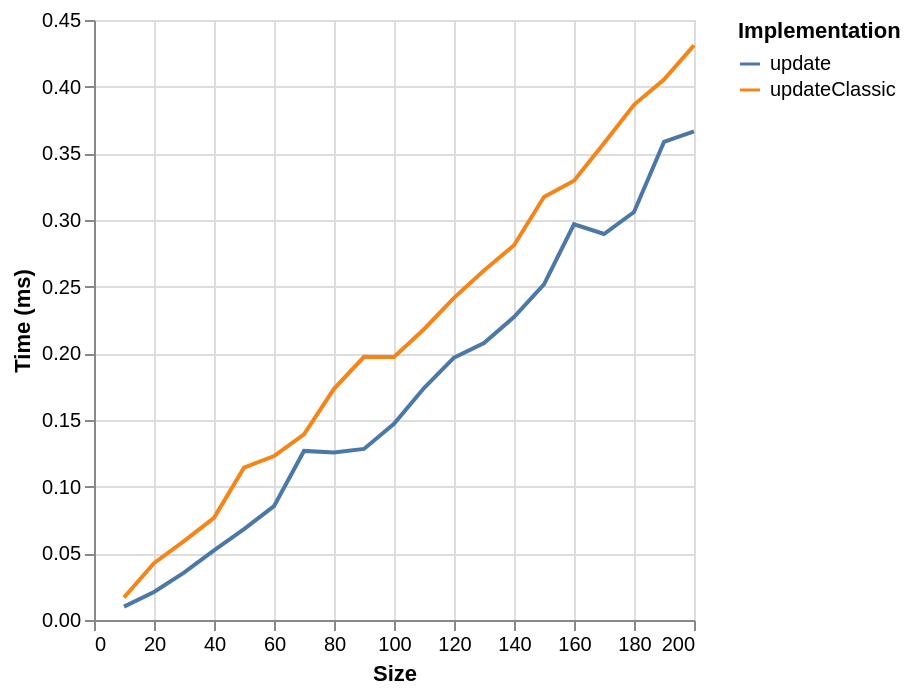

Source (Vega-Lite JSON):
### Vega-Lite specification from a JSON file in a GitHub repository (floating-point values rounded to 4 significant figures)
{"$schema": "https://vega.github.io/schema/vega-lite/v6.json", "data": {"values": [{"ms": 0.0169, "series": "updateClassic", "size": 10}, {"ms": 0.0426, "series": "updateClassic", "size": 20}, {"ms": 0.0591, "series": "updateClassic", "size": 30}, {"ms": 0.0766, "series": "updateClassic", "size": 40}, {"ms": 0.1142, "series": "updateClassic", "size": 50}, {"ms": 0.123, "series": "updateClassic", "size": 60}, {"ms": 0.1393, "series": "updateClassic", "size": 70}, {"ms": 0.1734, "series": "updateClassic", "size": 80}, {"ms": 0.1974, "series": "updateClassic", "size": 90}, {"ms": 0.1973, "series": "updateClassic", "size": 100}, {"ms": 0.2181, "series": "updateClassic", "size": 110}, {"ms": 0.2416, "series": "updateClassic", "size": 120}, {"ms": 0.2622, "series": "updateClassic", "size": 130}, {"ms": 0.2811, "series": "updateClassic", "size": 140}, {"ms": 0.3173, "series": "updateClassic", "size": 150}, {"ms": 0.3294, "series": "updateClassic", "size": 160}, {"ms": 0.3576, "series": "updateClassic", "size": 170}, {"ms": 0.3864, "series": "updateClassic", "size": 180}, {"ms": 0.4054, "series": "updateClassic", "size": 190}, {"ms": 0.431, "series": "updateClassic", "size": 200}, {"ms": 0.01, "series": "update", "size": 10}, {"ms": 0.021, "series": "update", "size": 20}, {"ms": 0.0355, "series": "update", "size": 30}, {"ms": 0.0522, "series": "update", "size": 40}, {"ms": 0.0681, "series": "update", "size": 50}, {"ms": 0.0854, "series": "update", "size": 60}, {"ms": 0.1268, "series": "update", "size": 70}, {"ms": 0.1257, "series": "update", "size": 80}, {"ms": 0.1283, "series": "update", "size": 90}, {"ms": 0.1472, "series": "update", "size": 100}, {"ms": 0.174, "series": "update", "size": 110}, {"ms": 0.1968, "series": "update", "size": 120}, {"ms": 0.2077, "series": "update", "size": 130}, {"ms": 0.2272, "series": "update", "size": 140}, {"ms": 0.2517, "series": "update", "size": 150}, {"ms": 0.2968, "series": "update", "size": 160}, {"ms": 0.2895, "series": "update", "size": 170}, {"ms": 0.306, "series": "update", "size": 180}, {"ms": 0.3586, "series": "update", "size": 190}, {"ms": 0.3665, "series": "update", "size": 200}]}, "encoding": {"color": {"field": "series", "legend": {"orient": "right", "symbolLimit": 30, "title": "Implementation"}, "type": "nominal"}, "x": {"field": "size", "title": "Size", "type": "quantitative"}, "y": {"field": "ms", "title": "Time (ms)", "type": "quantitative"}}, "mark": {"point": false, "type": "line"}}
